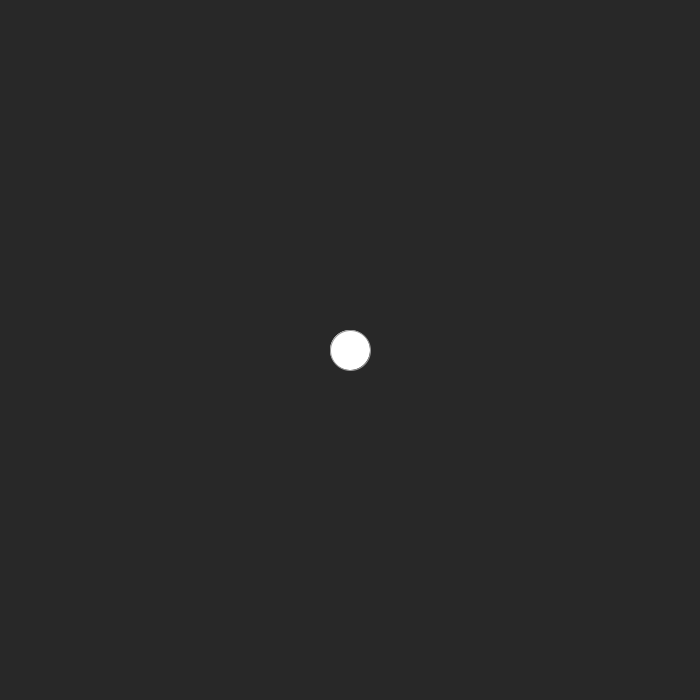
Frame 1 (no input)
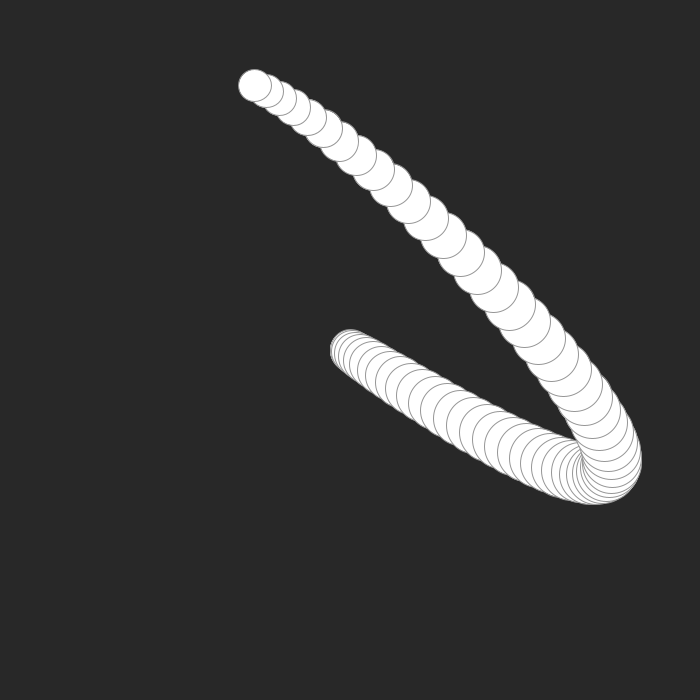
Frame 60 (the mouse pressed at the canvas centre just before this capture)
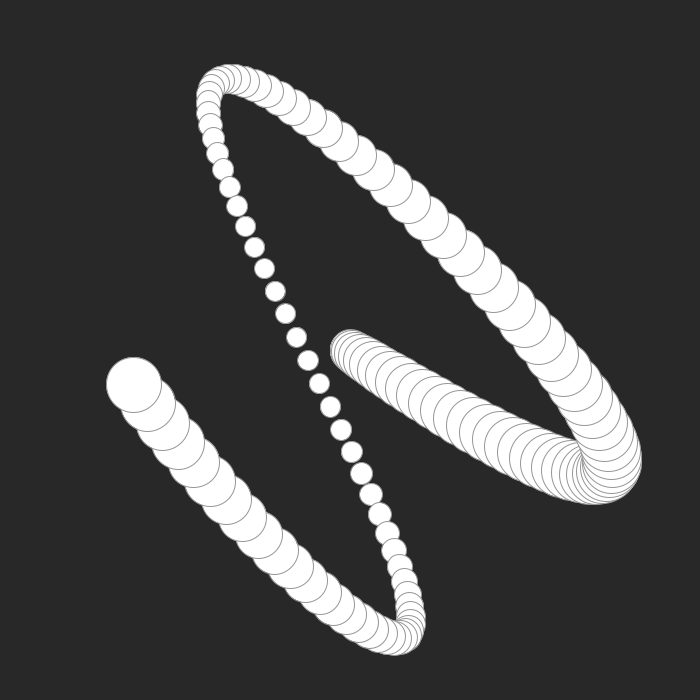
Frame 120 (the mouse held since frame 60 and released just before this capture)

The Processing sketch that drew these frames (run headless with seeded random() and noise(); from frame 60 on, the mouse is pressed at the canvas centre):

// Processing sketch: processing_175946
// ── processing_175946.pde

float a = 0;
float x = 0;
float randomizerX = random(0.1, 0.9);
float randomizerY = random(0.1, 0.9);

void setup() {
  size(700, 700);
  background(40);
  stroke(150);
}

void draw() {
  //fill(10, 5);
  //rect(0, 0, width, height);
  
  float x = map(sin(a)*sin(a*randomizerX), -1, 1, 50, width-50);
  float y = map(sin(a*1.3)*sin(a*randomizerY), -1, 1, 50, height-50);
  float ellipseSize = map(sin(a), -1, 1, 20, 60);

  ellipse(x, y, ellipseSize, ellipseSize);
  
  a = a + 0.06;
}

void keyPressed() {
  if(key == 'd') {
    background(40);
    randomizerY = random(0.1, 0.9);
    randomizerX = random(0.1, 0.9);
  }
}
